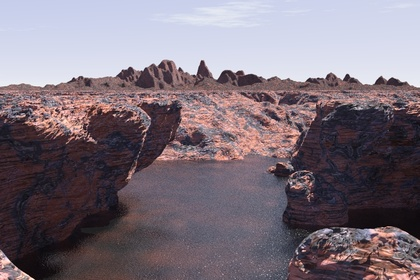
%> input picture Lab1/landscape-a.jpg, 420 x 280 px, shrunk from 720 x 480 before the run
$ octave Lab2.m   (GNU Octave 9; MATLAB toolbox functions it lacks are replaced by stand-ins)
%> lines starting %> are read from the running program, lines starting %| are printed output that depends on the picture
%> further down, Img1 is the input picture: size 280x420x3 uint8; mean R, G, B 124.1, 112.8, 123
### Lab1/harrisDecSiftDes.m
function [frame, descriptors] = harrisDecSiftDes(img)
%Harris feature detector with SIFT and SIFT descriptor
[h, w, channel] = size(img);
%> h = 280; w = 420; channel = 3
if channel == 3
    img = rgb2gray(img);
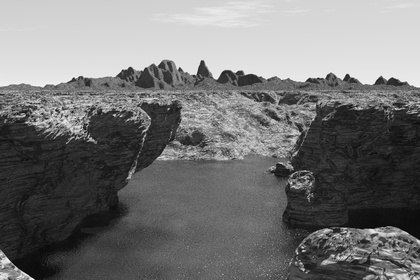
%> img: size 280x420 uint8; min 2, max 250, mean 117.4
end
sigma = 1:12;
filtered_img = zeros(h,w,length(sigma));
scaleInvariantPoints = [];

%calculate Laplacian of Gaussian for each scale
for s = sigma
    filtered_img(:,:,s) = s^2.*imfilter(img, fspecial('log', ceil(s*6+1), s), 'replicate', 'same');
end

%find scale-invariant interest points
for s = 2:length(sigma)-1
    [r, c] = harris(filtered_img(:,:,s), s);
    for keypoint = 1:length(r)
        isMax = true;
        max = filtered_img(r(keypoint),c(keypoint),s);
        for scale = s-1:2:s+1
             if filtered_img(r(keypoint),c(keypoint),scale) > max
                 isMax = false;
             end
        end
        if isMax == true
            scaleInvariantPoints = [scaleInvariantPoints ;[r(keypoint),c(keypoint),s]];
        end
    end
end
%> this loop made 10 passes
%> threshold in harris on passes 1, 2, 3, 4, 5, 6, 7, 10: 316.6, 271.5, 244.7, 188.2, 160.9, 117.5, 263.1, 0
%> (threshold in harris, r, c) on passes 8 to 9: (406.2, [86; 79; 74; 79; 81; 83; 85; 86], [83; 130; 165; 206; 233; 249; 349; 391]), (438.5, [75; 82], [163; 241])
%> pass 1, in harris, `Ix = conv2(img, gaussianDerivative(dScale), 'same');`:
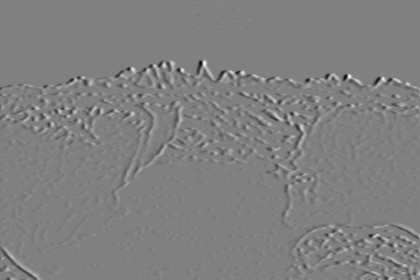
%> Ix: size 280x420 double; min -27.9, max 27.6, mean 0; drawn with min black and max white
%> pass 1, in harris, `Iy = conv2(img, gaussianDerivative(dScale)', 'same');`:
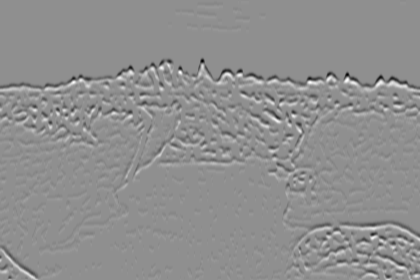
%> Iy: size 280x420 double; min -27.87, max 21.61, mean 0; drawn with min black and max white
%> pass 1, in harris, `M = imfilter(M, fspecial('gaussian', ceil(sigma*6+1), sigma), 'replica..`:
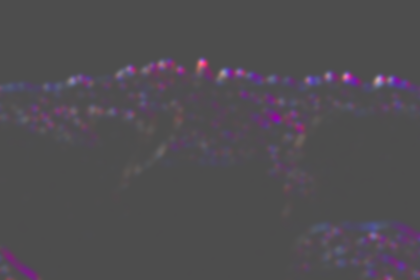
%> M: size 280x420x3 double; mean R, G, B 5.2, -0.3, 7.3; drawn with min black and max white
%> pass 1, in harris, `trace = M(:,:,1)+ M(:,:,3);`:
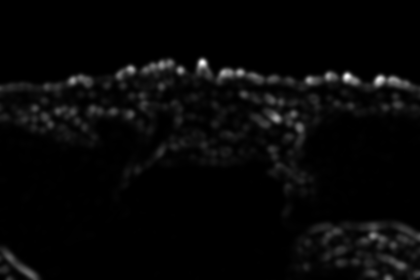
%> trace: size 280x420 double; min 0, max 411.4, mean 12.5; drawn with min black and max white
%> after the loop, scaleInvariantPoints = 241 rows, first 12: [89 1 2; 108 1 2; 271 1 2; 258 2 2; 270 7 2; 280 10 2; 116 26 2; 128 35 2; 109 36 2; 101 44 2; 118 46 2; 87 48 2]

%creat descriptors of the detected keypoints using SIFT
paras=[scaleInvariantPoints(:,2)';scaleInvariantPoints(:,1)';2.*scaleInvariantPoints(:,3)'+1;zeros(size(scaleInvariantPoints(:,3)))'];
%> the run ends on the next line
[frame, descriptors] = vl_sift(single(img), 'frames', paras,'orientations');

%show interest points on image
imshow(img); hold on
perm = randperm(size(frame,2));
sel = perm(1:200);
h1 = vl_plotframe(frame(:,sel));
set(h1,'color','k')

end

### Lab1/harris.m
function [r, c] = harris(img, sigma)
% inputs:
% img: double grayscale image
% sigma: integration-scale
% outputs:  The row and column of each point is returned in r and c
% This function finds Harris corners at integration-scale sigma.
% The derivative-scale is chosen automatically as gamma*sigma

gamma = 0.7; % The derivative-scale is gamma times the integration scale
dScale = gamma*sigma;
% Calculate Gaussian Derivatives at derivative-scale
Ix = conv2(img, gaussianDerivative(dScale), 'same');
Iy = conv2(img, gaussianDerivative(dScale)', 'same');

% Allocate an 3-channel image to hold the 3 parameters for each pixel
M = zeros(size(Ix,1), size(Ix,2), 3);

% Calculate M for each pixel
M(:,:,1) = Ix.*Ix;
M(:,:,2) = Ix.*Iy;
M(:,:,3) = Iy.*Iy;

% Smooth M with a gaussian at the integration scale sigma.
M = imfilter(M, fspecial('gaussian', ceil(sigma*6+1), sigma), 'replicate', 'same');

% Compute the cornerness R
trace = zeros(size(Ix,1), size(Ix,2));
trace = M(:,:,1)+ M(:,:,3);
det = zeros(size(Ix,1), size(Ix,2));
det = M(:,:,1).*M(:,:,3)-(M(:,:,2).* M(:,:,2));
R = zeros(size(Ix,1), size(Ix,2));
R = det-0.05.*(trace.^2);

% Set the threshold
threshold = 0.01*max(max(R));

% Find local maxima
% Dilation will alter every pixel except local maxima in a 3x3 square area.
% Also checks if R is above threshold
R_thres = ((R>threshold) & ((imdilate(R, strel('square', 3))==R))) ; %.* sigma;

% Display corners
%figure
%imshow(R_thres,[]);

% Return the coordinates
[r,c] = find(R_thres);

end

### Lab1/gaussian.m
%Generation of a Gaussain kernal.
% G =  gaussian(sigma);
% INPUT
%   sigma   Standard deviation of the Gaussian
%
% OUTPUT
%   G       A discrete Gaussian kernal with size 2*(3*sigma)+1

function G = gaussian (sigma)
a = 3*sigma; %heuristic of setting the size of the kernal to 3 times sigma
x = -a:1:a;
G = (1/(sigma*sqrt(2*pi)))*exp(-x.^2./(2*sigma^2));
end

### Lab1/gaussianDerivative.m
%Generation of a Gaussain kernal.
% Gd =  gaussianDerivative(sigma);
%
% INPUT
%   sigma   Standard deviation of the Gaussian to be derived
% OUTPUT
%   Gd      A discrete first order derivative of Gaussian kernal with size 2*(3*sigma)+1

function Gd = gaussianDerivative(sigma)
a = 3*sigma;
x = -a:1:a;
Gd = sigma.*(x./sigma^2).*gaussian(sigma);
end

### Lab1/Lab2.m
%% Use the scale-invariant Harris corner detector to detect interest points
close all;
clear;
clc;
addpath('C:\Users\sharo\Documents\Delft\CV\computer-vision\Lab1');
% read image and detect interest points
Img1 = imread('landscape-a.jpg');
[frame1,des1] = harrisDecSiftDes(Img1);

$ run again, with Lab1/left.jpg copied over Lab1/landscape-a.jpg
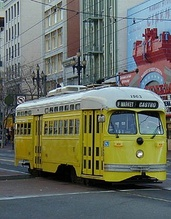
%> input picture Lab1/left.jpg, 171 x 219 px, shrunk from 293 x 375 before the run
%> Img1 is the input picture: size 219x171x3 uint8; mean R, G, B 104.9, 110.5, 98
%> the loop in harrisDecSiftDes, `for s = 2:length(sigma)-1` made 10 passes
%> threshold in harris on passes 1, 2, 3, 4, 5, 10: 230.5, 253.7, 71.3, 53.08, 37.34, 0
%> pass 1, in harris, `M = imfilter(M, fspecial('gaussian', ceil(sigma*6+1), sigma), 'replica..`:
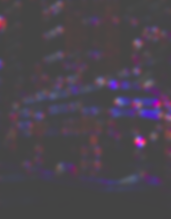
%> M: size 219x171x3 double; mean R, G, B 7.9, 0.5, 10.5; drawn with min black and max white
%> pass 1, in harris, `trace = M(:,:,1)+ M(:,:,3);`:
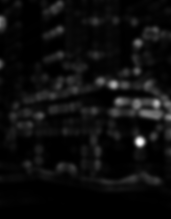
%> trace: size 219x171 double; min 0, max 341.5, mean 18.4; drawn with min black and max white
%> after the loop in harrisDecSiftDes, `for s = 2:length(sigma)-1`: scaleInvariantPoints = 118 rows, first 12: [64 1 2; 115 14 2; 126 20 2; 100 27 2; 98 38 2; 160 38 2; 77 45 2; 60 47 2; 111 51 2; 10 54 2; 30 61 2; 81 61 2]

$ run again, with Lab1/right.jpg copied over Lab1/landscape-a.jpg
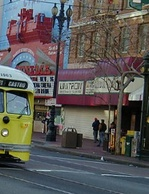
%> input picture Lab1/right.jpg, 149 x 194 px, shrunk from 255 x 333 before the run
%> Img1 is the input picture: size 194x149x3 uint8; mean R, G, B 90.6, 89.1, 87.1
%> the loop in harrisDecSiftDes, `for s = 2:length(sigma)-1` made 10 passes
%> threshold in harris on passes 1, 2, 3, 4, 5, 9, 10: 228.7, 244.6, 84.19, 60.83, 78.14, 0, 0
%> pass 1, in harris, `M = imfilter(M, fspecial('gaussian', ceil(sigma*6+1), sigma), 'replica..`:
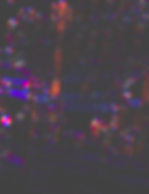
%> M: size 194x149x3 double; mean R, G, B 10, 0.2, 10.5; drawn with min black and max white
%> pass 1, in harris, `trace = M(:,:,1)+ M(:,:,3);`:
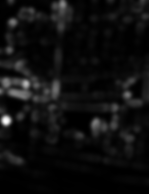
%> trace: size 194x149 double; min 0, max 339.6, mean 20.5; drawn with min black and max white
%> after the loop in harrisDecSiftDes, `for s = 2:length(sigma)-1`: scaleInvariantPoints = 113 rows, first 12: [64 1 2; 92 1 2; 112 1 2; 134 1 2; 157 1 2; 122 7 2; 155 8 2; 36 9 2; 93 11 2; 66 12 2; 22 14 2; 68 18 2]
